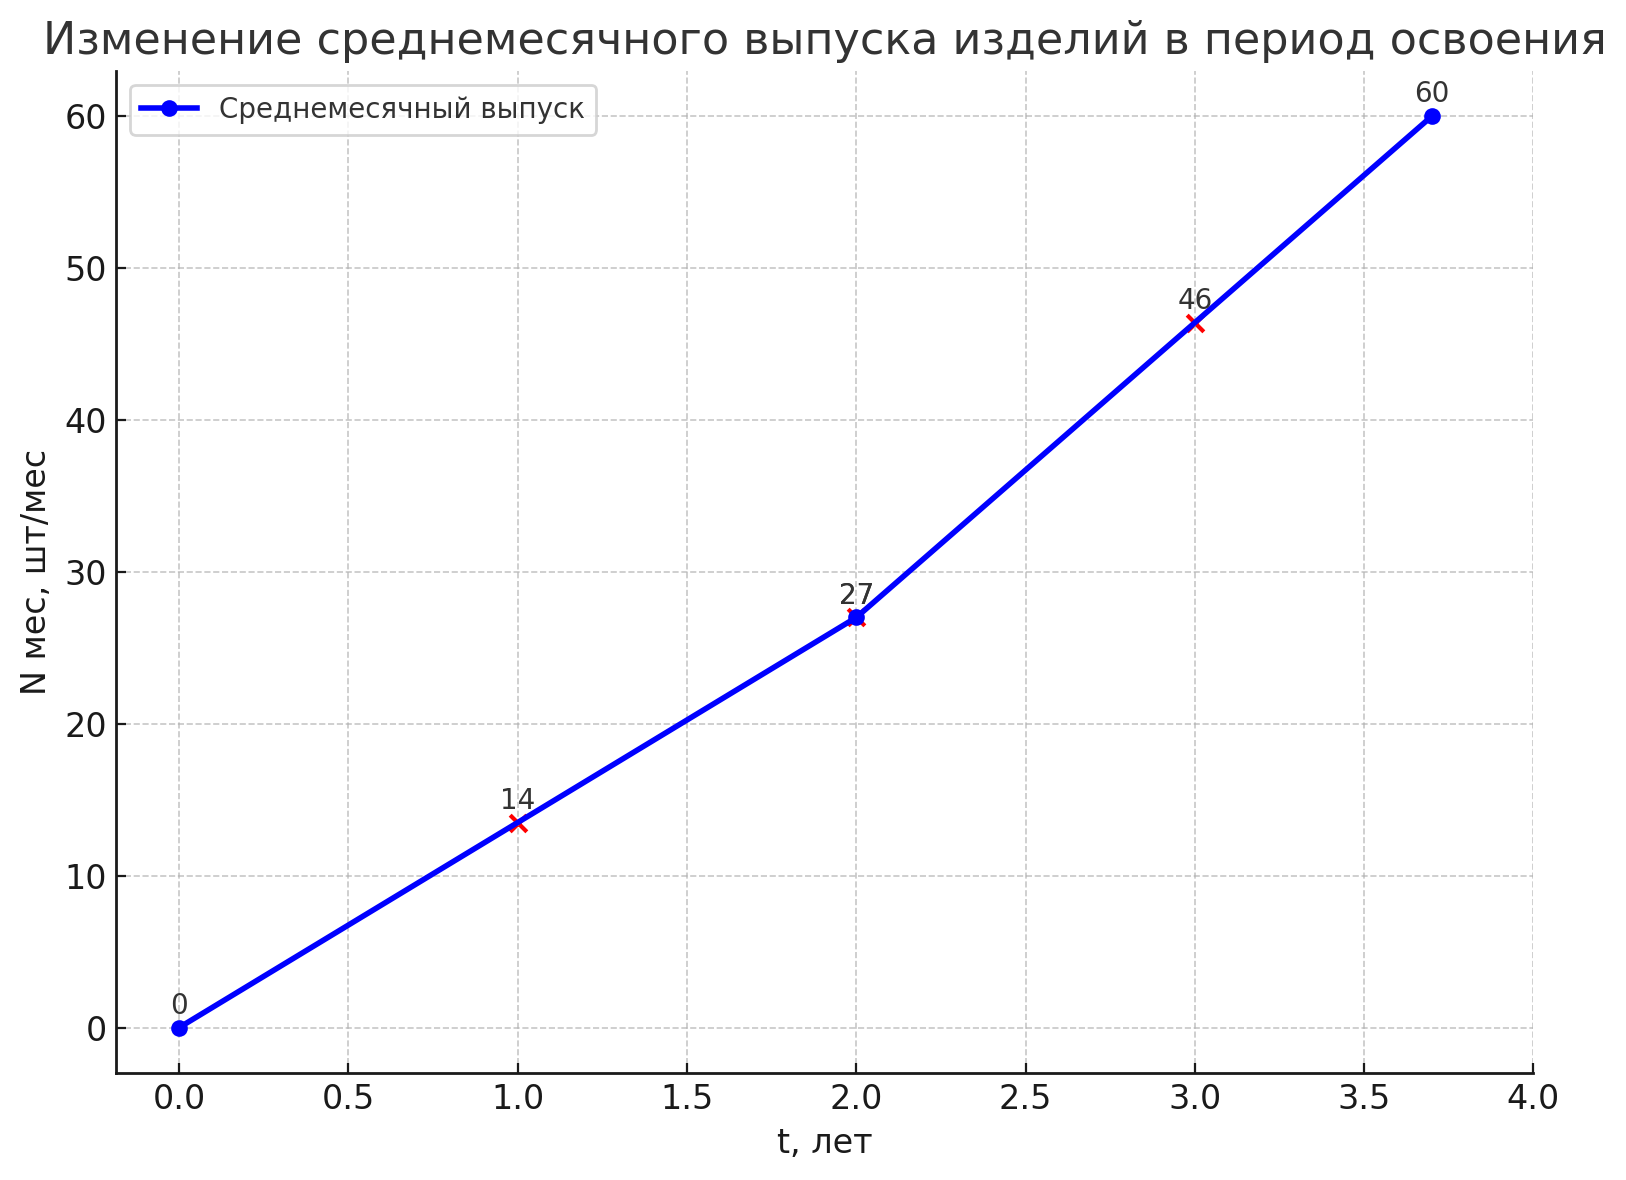

Recreate this plot in Python.
import matplotlib.pyplot as plt
import numpy as np

time_years = [0, 2, 3.7]
production_units = [0, 27, 60]

interp_time = [1, 2, 3]
interp_units = np.interp(interp_time, time_years, production_units)

plt.figure(figsize=(8, 6))
plt.plot(time_years, production_units, marker='o', linestyle='-', color='blue', linewidth=2, label='Среднемесячный выпуск')

for i, t in enumerate(interp_time):
    plt.scatter(t, interp_units[i], color='red')
    plt.annotate(f"{interp_units[i]:.0f}", (t, interp_units[i]), textcoords="offset points", xytext=(0,5), ha='center')

for i, txt in enumerate(production_units):
    plt.annotate(f"{txt:.0f}", (time_years[i], production_units[i]), textcoords="offset points", xytext=(0,5), ha='center')

plt.title("Изменение среднемесячного выпуска изделий в период освоения")
plt.xlabel("t, лет")
plt.ylabel("N мес, шт/мес")
plt.grid(True)
plt.xticks(np.arange(0, 4.5, 0.5))  # Шаг оси X
plt.yticks(np.arange(0, 70, 10))  # Шаг оси Y
plt.legend()

plt.tight_layout()
plt.show()
